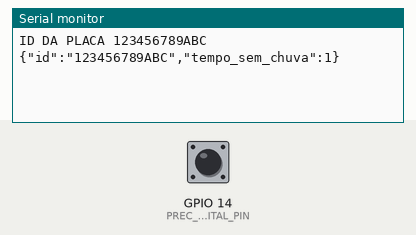
This program was run on a simulated ESP32. On the bench: the last lines printed to the serial monitor. The test bench sets the inputs (shaded band); at power-on: GPIO 14 (PREC_DIGITAL_PIN) HIGH. WiFi joins after 1.5 s; servers stay silent unless stated; no MQTT or app messages arrive unless stated.

Above: at 2.7 s.
2.8 s: GPIO 14 (PREC_DIGITAL_PIN) pulled LOW for 1.2 s
At 4.8 s:
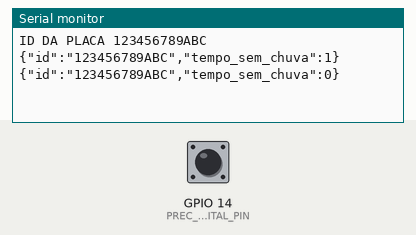
5.5 s: GPIO 14 (PREC_DIGITAL_PIN) pulled LOW for 1.2 s
At 9.1 s:
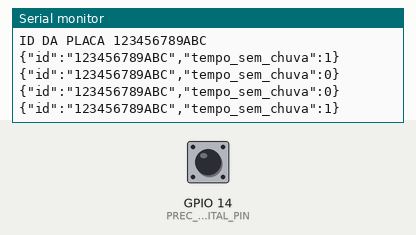
Timing chart, 0 to 10.6 s (numbered marks = the images above; inputs shaded):
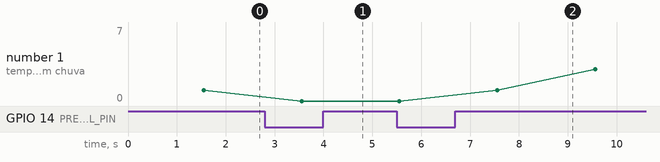

The program:

main.cpp
```cpp
#include "includes.h"

// ===================== FREE RTOS =====================
SemaphoreHandle_t xSemTempoSemChuva;

volatile uint32_t tempoSemChuva_s = 0;

TaskHandle_t xTaskSensorChuvaHandle = NULL;
TaskHandle_t xTaskMqttPubHandle     = NULL;

// ===================== TASK: SENSOR DE CHUVA =====================
void tarefaSensorChuva(void *pvParameters) {
  pinMode(PREC_DIGITAL_PIN, INPUT_PULLUP);

  for (;;) {
    int leitura = digitalRead(PREC_DIGITAL_PIN);

    if (xSemaphoreTake(xSemTempoSemChuva, pdMS_TO_TICKS(100)) == pdTRUE) {
      if (leitura == LOW) {
        tempoSemChuva_s = 0;
      } else {
        tempoSemChuva_s++;
      }
      xSemaphoreGive(xSemTempoSemChuva);
    }

    vTaskDelay(pdMS_TO_TICKS(1000));
  }
}

// ===================== TASK: MQTT PUBLISH =====================
void tarefaMqttPublish(void *pvParameters) {
  const TickType_t intervaloEnvio = pdMS_TO_TICKS(2000);

  for (;;) {
    if (!mqttClient.connected()) {
      conectaMQTT();
    }
    mqttClient.loop();

    uint32_t tempoCopia = 0;
    if (xSemaphoreTake(xSemTempoSemChuva, pdMS_TO_TICKS(100)) == pdTRUE) {
      tempoCopia = tempoSemChuva_s;
      xSemaphoreGive(xSemTempoSemChuva);
    }

    char payload[128];
    snprintf(payload, sizeof(payload),
             "{\"id\":\"%s\",\"tempo_sem_chuva\":%lu}",
             deviceId,
             (unsigned long)tempoCopia);

    bool ok = mqttClient.publish(TOPIC_PREC_ALL, payload);

    if (ok) {
      Serial.println(payload);
    }

    vTaskDelay(intervaloEnvio);
  }
}

// ===================== SETUP / LOOP =====================

void setup() {
  Serial.begin(115200);

  gerarDeviceId();
  Serial.printf("ID DA PLACA %s\n", deviceId);
  conectaWiFi();

  mqttClient.setServer(MQTT_BROKER, MQTT_PORT);

  xSemTempoSemChuva = xSemaphoreCreateMutex();
  if (xSemTempoSemChuva == NULL) {
    while (true) {
      delay(1000);
    }
  }

  xTaskCreatePinnedToCore(
      tarefaSensorChuva,
      "SensorChuva",
      4096,
      NULL,
      1,
      &xTaskSensorChuvaHandle,
      1);

  xTaskCreatePinnedToCore(
      tarefaMqttPublish,
      "MqttPublish",
      4096,
      NULL,
      1,
      &xTaskMqttPubHandle,
      1);
}

void loop() {
  vTaskDelay(pdMS_TO_TICKS(1000));
}
```

divice_id.cpp
```cpp
#include "./includes.h"

char deviceId[20];

void gerarDeviceId() {
    uint64_t chipid = ESP.getEfuseMac();
    sprintf(deviceId, "%04X%08X",
            (uint16_t)(chipid >> 32),
            (uint32_t)chipid);
}
```

includes.h
```cpp
#ifndef INCLUDES_H
#define INCLUDES_H

#include <Arduino.h>

#include "freertos/FreeRTOS.h"
#include "freertos/task.h"
#include "freertos/semphr.h"

#include "./libraries/components_config.h"
#include "./libraries/wifi_config.h"
#include "./libraries/divice_id.h"
#include "./libraries/mqtt_config.h"

#endif
```

divice_id.h
```cpp
#ifndef DEVICE_ID_H
#define DEVICE_ID_H

extern char deviceId[20];

void gerarDeviceId();

#endif
```

mqtt_config.cpp
```cpp
#include "./includes.h"

WiFiClient espClient;
PubSubClient mqttClient(espClient);

void conectaMQTT() {
  while (!mqttClient.connected()) {
    mqttClient.connect("esp32_chuva_client");
    if (!mqttClient.connected()) {
      delay(2000);
    }
  }
}
```

wifi_config.cpp
```cpp
#include "./includes.h"

void conectaWiFi() {
  WiFi.mode(WIFI_STA);
  WiFi.begin(WIFI_SSID, WIFI_PASSWORD);

  while (WiFi.status() != WL_CONNECTED) {
    delay(500);
  }
}
```

components_config.h
```cpp
#ifndef CONFIG_COMPONENTS_H
#define CONFIG_COMPONENTS_H

#define PREC_DIGITAL_PIN 14

#endif
```

mqtt_config.h
```cpp
#ifndef CONFIG_MQTT_H
#define CONFIG_MQTT_H

#define MQTT_BROKER "172.26.67.82"
#define MQTT_PORT 1883
#define TOPIC_PREC_ALL "/chuva/dados"

#include <WiFi.h>
#include <PubSubClient.h>

extern WiFiClient espClient;
extern PubSubClient mqttClient;

void conectaMQTT();

#endif
```

wifi_config.h
```cpp
#ifndef CONFIG_WIFI_H
#define CONFIG_WIFI_H

#define WIFI_SSID "uaifai-tiradentes"
#define WIFI_PASSWORD "bemvindoaocesar"

void conectaWiFi();

#endif
```

Measured:
- after the input at 2.8 s, the serial monitor: prints a new line after 0.75 s (image 1)
- after the input at 5.5 s, the serial monitor: prints a new line after 2.1 s (image 2)
- plotted number 1: 1 → 0 after the input at 2.8 s, 0 → 7 after the input at 5.5 s
